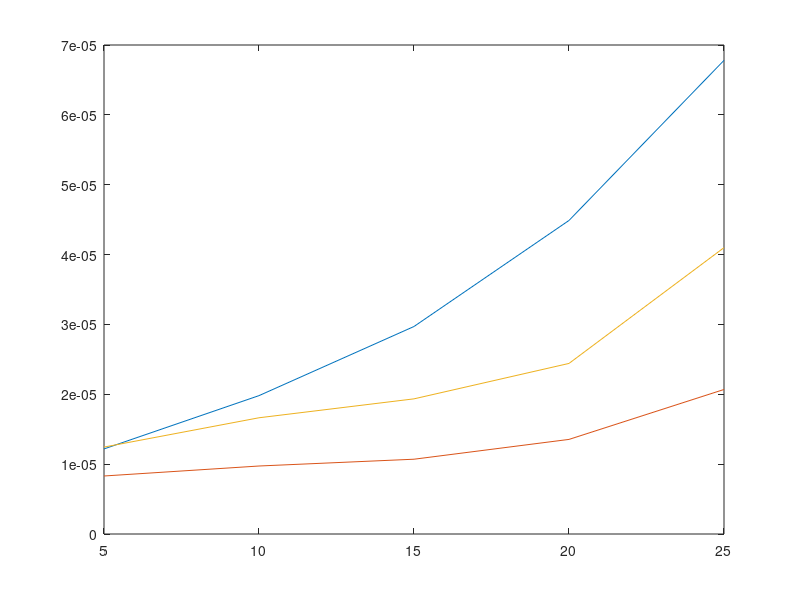

MATLAB code for this plot:
delay_proposed = [5.1787,  8.8081,  13.7045, 33.884, 72.8029] * 1e-6;
delay_proposed = [12.1787,  19.8081,  29.7045, 44.884, 67.8029] * 1e-6;
delay_baseline = [3.3218, 3.8935, 4.2824, 5.4167, 8.2755]* 1e-6 *2.5;

delay_DR = [4.9773, 6.6556, 7.7389, 9.7671, 16.3963]* 1e-6 *2.5 ;
UE_num = 5:5:25;
plot(UE_num,delay_proposed)
hold on
plot(UE_num,delay_baseline)
plot(UE_num,delay_DR)
delay_DR